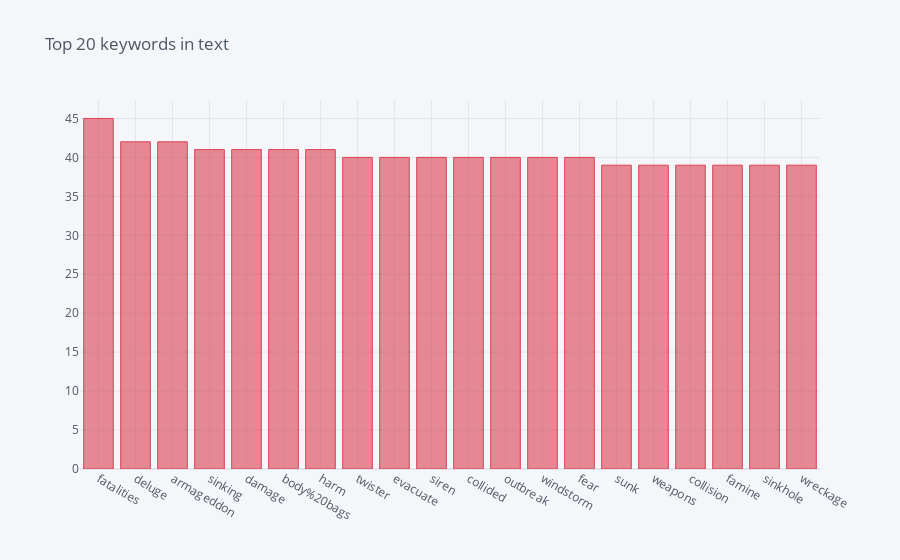

This figure's notebook cell:
### Code cell
train.keyword.value_counts()[:20].iplot(kind='bar', title='Top 20 keywords in text', color='red')

### Figure 1 — Plotly figure (JSON) as saved in the notebook; plotly's stock layout.template omitted (floating-point values rounded to 4 significant figures)
{"data": [{"marker": {"color": "rgba(219, 64, 82, 0.6)", "line": {"color": "rgba(219, 64, 82, 1.0)", "width": 1}}, "name": "keyword", "orientation": "v", "text": "", "type": "bar", "x": ["fatalities", "deluge", "armageddon", "sinking", "damage", "body%20bags", "harm", "twister", "evacuate", "siren", "collided", "outbreak", "windstorm", "fear", "sunk", "weapons", "collision", "famine", "sinkhole", "wreckage"], "y": [45, 42, 42, 41, 41, 41, 41, 40, 40, 40, 40, 40, 40, 40, 39, 39, 39, 39, 39, 39]}], "layout": {"legend": {"bgcolor": "#F5F6F9", "font": {"color": "#4D5663"}}, "paper_bgcolor": "#F5F6F9", "plot_bgcolor": "#F5F6F9", "title": {"font": {"color": "#4D5663"}, "text": "Top 20 keywords in text"}, "xaxis": {"gridcolor": "#E1E5ED", "showgrid": true, "tickfont": {"color": "#4D5663"}, "title": {"font": {"color": "#4D5663"}, "text": ""}, "zerolinecolor": "#E1E5ED"}, "yaxis": {"gridcolor": "#E1E5ED", "showgrid": true, "tickfont": {"color": "#4D5663"}, "title": {"font": {"color": "#4D5663"}, "text": ""}, "zerolinecolor": "#E1E5ED"}}}
